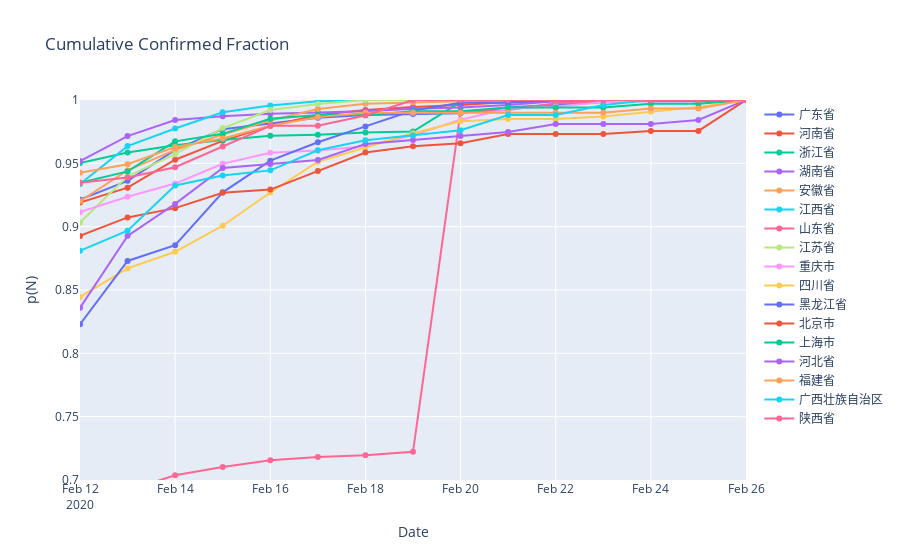

Notebook source saved alongside this figure:
### Code cell
fig = go.Figure()
for province in provinces:
    result = result_p[result_p['name'] == province]
    if 10000 > np.max(result.confirmedCount) > 200:
        fig.add_trace(
            go.Scatter(x=result.date,
                       y=result.confirmedCount / np.max(result.confirmedCount),
                       mode='lines+markers',
                       name=province))
fig.update_layout(title="Cumulative Confirmed Fraction",
                  xaxis_title="Date",
                  yaxis_title="p(N)")
fig.update_yaxes(range=[0.7, 1])
fig.update_xaxes(range=[result.date.iloc[-15], result.date.iloc[-1]])
fig.show()
